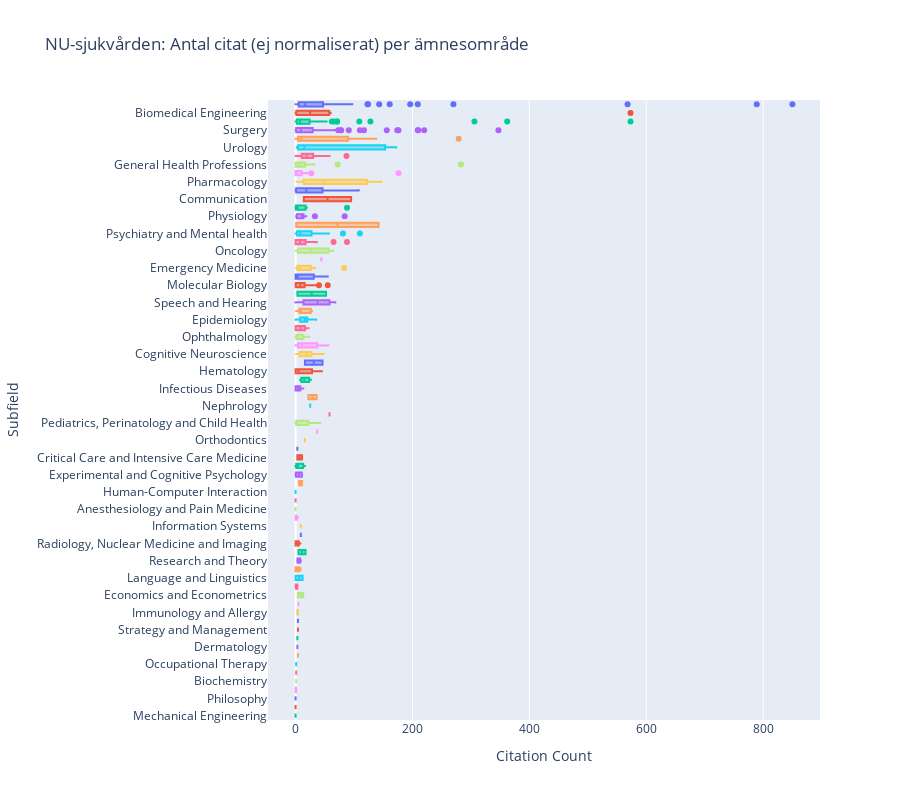

Notebook code cell kept with this figure:
### Code cell
import pandas as pd
import plotly.express as px

# Create a boxplot for the citation count grouped by primary subfield, rotated 90 degrees
fig = px.box(
    df, 
    y='primary_topic.subfield.display_name', 
    x='cited_by_count', 
    title='NU-sjukvården: Antal citat (ej normaliserat) per ämnesområde',
    labels={
        'primary_topic.subfield.display_name': 'Subfield',
        'cited_by_count': 'Total Citation Count'
    },
    color='primary_topic.subfield.display_name'  # Optional: Color by subfield for clarity
)

# Update layout for better readability
fig.update_layout(
    yaxis_title='Subfield',
    xaxis_title='Citation Count',
    showlegend=False,
    height=800  # Adjust height if necessary to fit all subfields
)

# Show the boxplot
fig.show()
